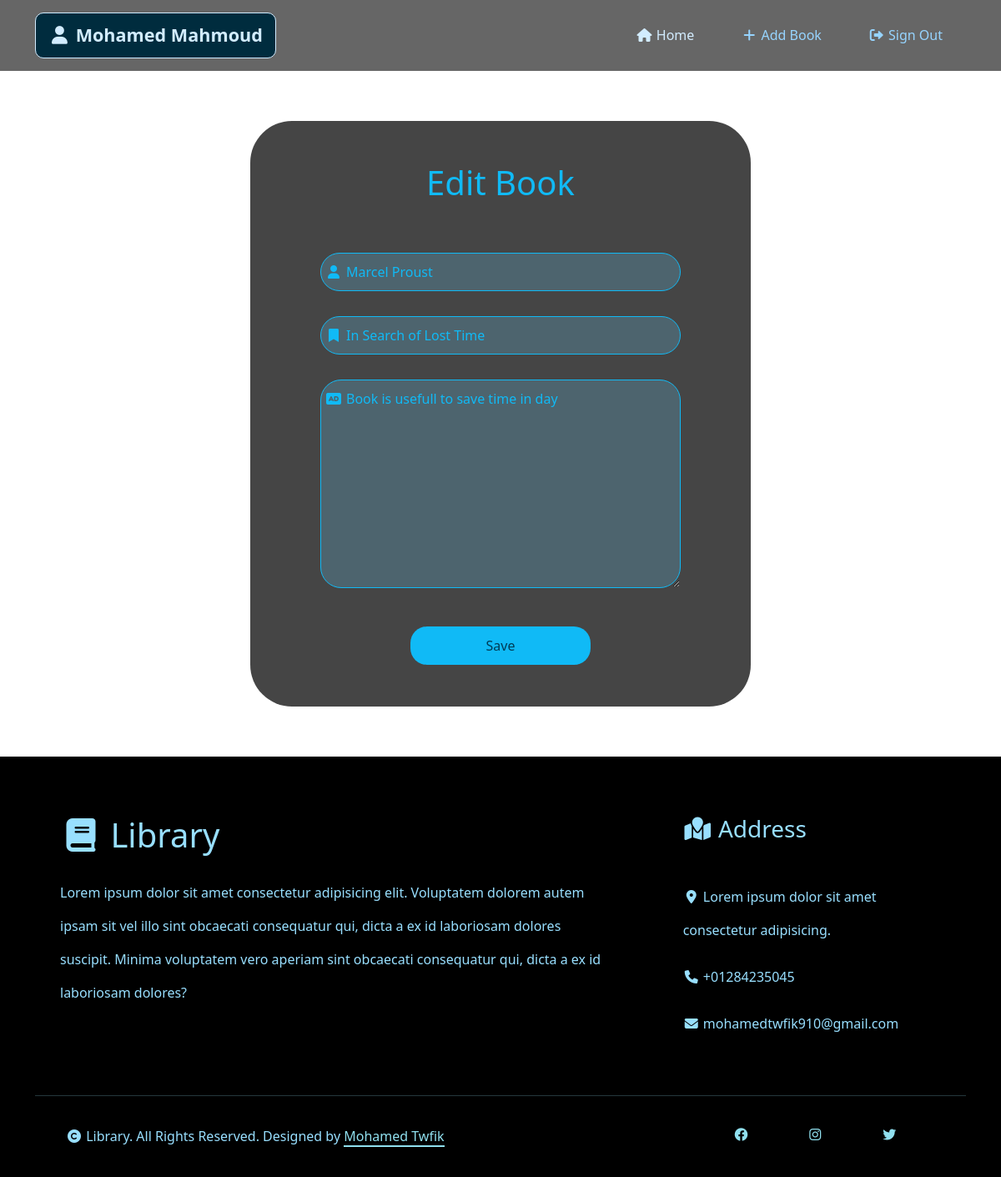
/main/editBook.php?id=47 (signed in), run on the app's committed database.
### tables this page shows
CREATE TABLE `books` (
  `number` int(11) NOT NULL,
  `title` varchar(255) NOT NULL,
  `auther_name` varchar(255) NOT NULL,
  `description` varchar(255) NOT NULL,
  `submission_date` datetime NOT NULL,
  `edition_date` datetime NOT NULL,
  `image` varchar(255) NOT NULL,
  `librarian_email` varchar(255) NOT NULL
);

### classes/databaseConfigData.php (called while the page is built)
<?php
    $config = array(
        'localhost',
        'root',
        '',
        'library'
    );

### classes/Table.php (called while the page is built, shortened)
<?php
    require 'MysqlAdapter.php';
    require 'databaseConfigData.php';
    class Table extends MysqlAdapter{
        private $table;
        public function __construct($table){
            $this->table = $table;
        }
        public function getThing($where){
            $this->select($this->table, $where);
            return $this->fetch();
        }
    }

### classes/MysqlAdapter.php (called while the page is built, shortened)
<?php
    class MysqlAdapter{
        protected $config = array();
        protected $connect;
        protected $result;
        public function __construct(array $config){
            $this->config = $config;
        }
        public function connection(){
            if($this->connect === null):
                list($host, $user, $pass, $database) = $this->config;
                if(!$this->connect = @mysqli_connect($host, $user, $pass, $database)):
                    throw new RuntimeException('Error Connection To Server : ' . mysqli_connect_error());
                endif;
            endif;
            return $this->connect;
        }
        public function query($query){
            if(!$this->result = mysqli_query($this->connect, $query)):
                throw new RuntimeException('Error Execution the Specified query ' . $query . mysqli_error($this->connect));
            endif;
            return $this->result;
        }
        public function select($table, $where = '', $fields = '*', $order = '', $limit = null , $offset = null){
            $query = "SELECT " . $fields . " FROM " . $table .
            (($where) ? " WHERE " . $where : '') .
            (($limit)? " LIMIT " . $where : '') .
            (($offset && $limit)? " OFFSET " . $offset : '') .
            (($order)? " ORDER BY " . $order : '');
            $this->query($query);
            return $this->countRows();
        }
        public function fetch(){
            if($this->result !== null):
                if(($row = mysqli_fetch_array($this->result, MYSQLI_ASSOC)) === false):
                    $this->freeResult();
                endif;
                return $row;
            endif;
            return false;
        }
        public function countRows(){
            return (($this->result !== null) ? mysqli_num_rows($this->result) : 0);
        }
    }

### main/editBook.php (the view, shortened to what this page needs)
<?php
    require '../classes/Table.php';
    $id = $_GET['id'];
    $booksTable = new Table("books");
    $book = $booksTable->getThing("number=" . $id);
?>
<!DOCTYPE html>
<html lang="en">
<head>
    <link rel='stylesheet' href="../css/all.min.css">
    <link rel='stylesheet' href="../css/bootstrap.min.css">
    <link rel='stylesheet' href="../css/navbar.css">
    <link rel='stylesheet' href="../css/footer.css">
    <link rel='stylesheet' href="../css/form.css">
</head>
<body>
    <?php require "navbar.php" ?>
    <div class="container">
        <form class="addBookForm" method="POST">
            <h1 class="title text-center">Edit Book</h1>
            <div class="form-item">
                <input id="authername" class="input-field auther-name" type="text" name="auther_name" placeholder="Please Enter Auther Name" value="<?= $book['auther_name'] ?>">
            </div>
            <div class="form-item">
                <input id="title" class="input-field title" type="text" name="title" placeholder="Please Enter Book Title" value="<?= $book['title'] ?>">
            </div>
            <div class="form-item">
                <textarea style="height: 250px;" id="description" class="input-field description" name="description" placeholder="Please Enter Book Description"><?=$book['description']?></textarea>
            </div>
            <div id="submit_div" class="submit-form-item form-item">
                <input id="submit" class="btn submit" type="submit" value="Save">
            </div>
        </form>
    </div>
    <?php require "../footerUser.php" ?>
</body>
</html>

### css/navbar.css (style rules this page uses)
body { background-image: url("../images/1.jpg"); background-size: cover; background-attachment: fixed; }

### css/form.css (style rules this page uses)
form { max-width: 600px; margin: 60px auto; background-color: #000000ba; padding: 30px; color: #10baf6; border-radius: 50px; text-align: center; animation: scale .5s ease-in-out 0s 1 alternate; }
form h1 { margin: 20px 20px 60px; }
form .form-item { margin: 30px auto; width: 80%; position: relative; }
form .form-item .input-field { width: 100%; padding: 10px 30px; background-color: #68d1fe38; color: #10baf6; border-radius: 25px; border: 1px solid #10baf6; }
form #submit_div { width: 40%; margin: 40px auto 20px; }
form .submit { width: 100%; padding: 10px; display: block; background-color: #10baf6; border-radius: 20px; color: #003c57; transition: all .5s ease-in-out; }
::placeholder { color: #10baf6; opacity: .7; }

### data on the page
books: auther_name "Marcel Proust", title "In Search of Lost Time", description "Book is usefull to save time in day"

### other printed values
$_SESSION['name'] "Mohamed Mahmoud"
